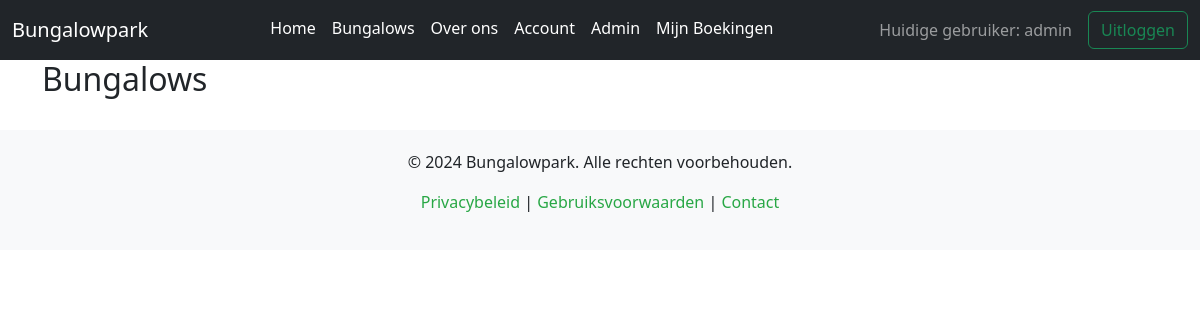
/admin/edit_bungalow (signed in), run on an earlier commit of the app's database.
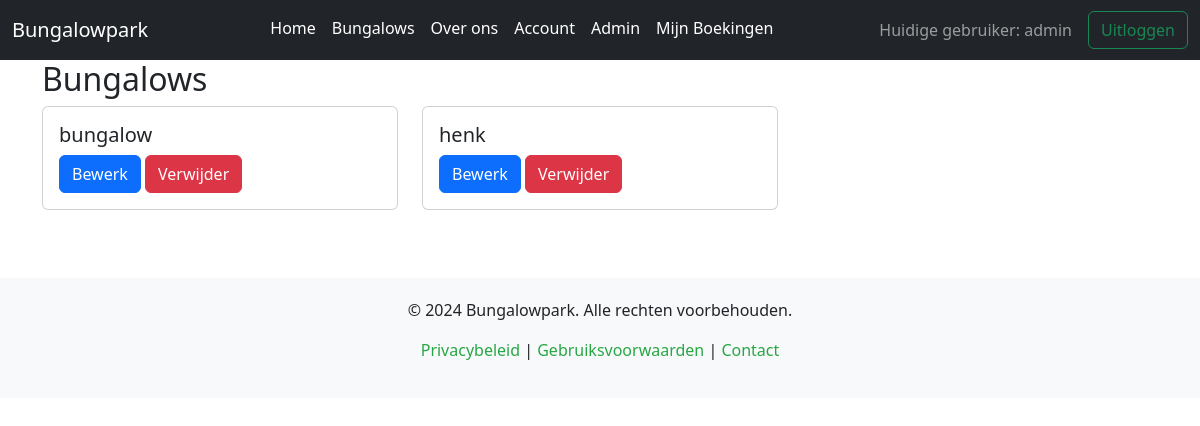
And on a later commit of the database.
### webapp/models.py (models this page shows, shortened)
class User(UserMixin, db.Model):
    id = db.Column(db.Integer, primary_key=True)
    username = db.Column(db.String(20), unique=True, nullable=False)
    email = db.Column(db.String(120), unique=True, nullable=False)
    password = db.Column(db.String(255), nullable=False)
    is_admin = db.Column(db.Boolean, default=False)
    bookings = relationship("Booking", back_populates="user")

class Bungalow(db.Model):
    id = db.Column(db.Integer, primary_key=True)
    name = db.Column(db.String(100), nullable=False)
    content = db.Column(db.Text, nullable=False)
    bungalow_type = db.Column(db.String(100), nullable=False)
    weekprice = db.Column(db.Float, nullable=False)
    image_file = db.Column(db.String(100), nullable=True, default="default.jpg")
    bookings = relationship("Booking", backref="bungalow", lazy=True)

### webapp/bungalows/views.py (the view)
@bung.route("/admin/edit_bungalow", methods=["GET", "POST"])
@admin_required
def edit_view():
    bungalows = Bungalow.query.all()
    return render_template("edit_bungalow.html", bungalows=bungalows)

### webapp/__init__.py (called while the page is built)
@login_manager.user_loader
def load_user(user_id):
    from webapp.models import User
    return User.query.get(int(user_id))

### webapp/bungalows/templates/edit_bungalow.html (shortened to what this page needs)
{% extends "base.html" %}
{% block main %}
<div class="container">
    <h2>Bungalows</h2>
    <div class="row row-cols-1 row-cols-md-2 row-cols-lg-3 g-4">
        {% for bungalow in bungalows %}
        <div class="col" style="margin-bottom: 20px;">
            <div class="card h-100">
                <div class="card-body">
                    <h5 class="card-title">{{ bungalow.name }}</h5>
                    <a href="{{ url_for('bung.edit_bungalow', bungalow_id=bungalow.id) }}" class="btn btn-primary">Bewerk</a>
                    <button class="btn btn-danger" data-bs-toggle="modal" data-bs-target="#deleteModal{{ bungalow.id }}">Verwijder</button>
                </div>
            </div>
        </div>
        {% endfor %}
    </div>
</div>
{% endblock %}

### webapp/main/templates/base.html (shortened to what this page needs)
<!DOCTYPE html>
<html lang="nl">
<head>
  <link href="https://cdn.jsdelivr.net/npm/bootstrap@5.3.3/dist/css/bootstrap.min.css" rel="stylesheet" />
  <link rel="stylesheet" href="{{ url_for('static', filename='css/styles.css') }}" />
  <link rel="stylesheet" href="{{ url_for('static', filename='css/about.css') }}" />
</head>
<body>
  {% if current_user.is_authenticated %}
  <nav class="navbar navbar-expand-lg navbar-dark bg-dark">
    <div class="container-fluid">
      <a class="navbar-brand" href="/">Bungalowpark</a>
      <div class="collapse navbar-collapse" id="navbarSupportedContent">
        <ul class="navbar-nav me-auto mb-3 mb-lg-1 ms-auto">
          <li class="nav-item">
            <a class="nav-link active" aria-current="page" href="/">Home</a>
          </li>
          <li class="nav-item">
            <a class="nav-link" href="/bungalows">Bungalows</a>
          </li>
          <li class="nav-item">
            <a class="nav-link" href="/about">Over ons</a>
          </li>
          <li class="nav-item">
            <a class="nav-link" href="/account">Account</a>
          </li>
          {% if current_user.is_admin %}
          <li class="nav-item">
            <a class="nav-link" href="/admin">Admin</a>
          </li>
          {% endif %}
          <li class="nav-item">
            <a class="nav-link" href="/bookings/my_bookings">Mijn Boekingen</a>
          </li>
        </ul>
        <div class="navbar-text me-3">Huidige gebruiker: {{ current_user.username }}</div>
        <a class="nav-link" href="{{ url_for('main.logout') }}">
          <button class="btn btn-outline-success">Uitloggen</button>
        </a>
      </div>
    </div>
  </nav>
  {% endif %}
  <div class="container-fluid p-0">
    {% block main %}{% endblock %}
  </div>
  <footer class="footer text-center mt-5">
    <div class="container">
      <p>&copy; 2024 Bungalowpark. Alle rechten voorbehouden.</p>
      <p>
        <a href="/">Privacybeleid</a> |
        <a href="/">Gebruiksvoorwaarden</a> |
        <a href="/">Contact</a>
      </p>
    </div>
  </footer>
</body>
</html>

### webapp/static/css/styles.css (style rules this page uses)
.navbar-dark .navbar-nav .nav-link { color: #ffffff; }
.card { transition: transform 0.3s; }
.footer { background-color: #f8f9fa; padding: 20px 0; }
.footer a { color: #28a745; text-decoration: none; }

What changed in the data, as far as the page shows it:
added Bungalow: name "bungalow"
added Bungalow: name "henk"
